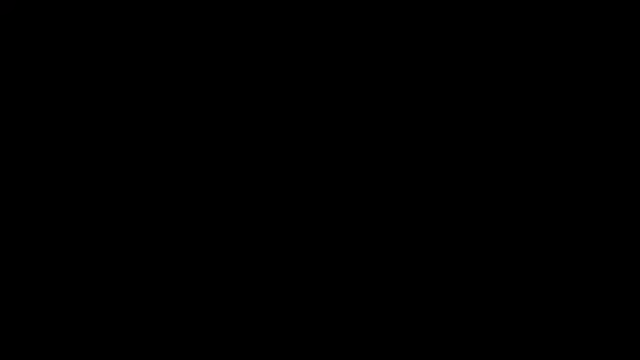
Frame 1 (no input)
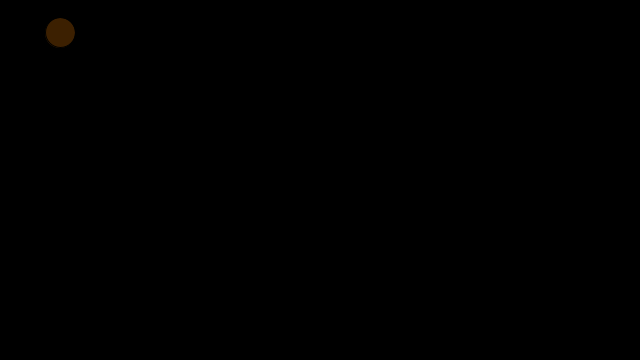
Frame 60 (the mouse pressed at the canvas centre just before this capture)
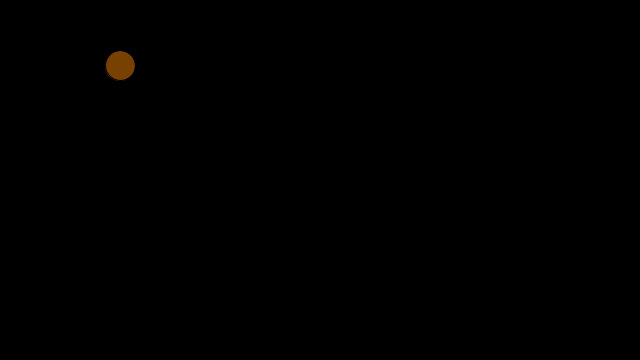
Frame 120 (the mouse held since frame 60 and released just before this capture)

The Processing sketch that drew these frames (run headless with seeded random() and noise(); from frame 60 on, the mouse is pressed at the canvas centre):

// Processing sketch: Incrementing_Variable
// ── Incrementing_Variable.pde
float ellipseX;
float ellipseY;

void setup()
{
  size(640, 360);
}

void draw()
{
  ellipseX = ellipseX + 1;
  ellipseY = ellipseY + 0.55;
  background(0);

  fill(ellipseX, ellipseY, ellipseX/ellipseY);
  ellipse(ellipseX, ellipseY, 30, 30);
}
